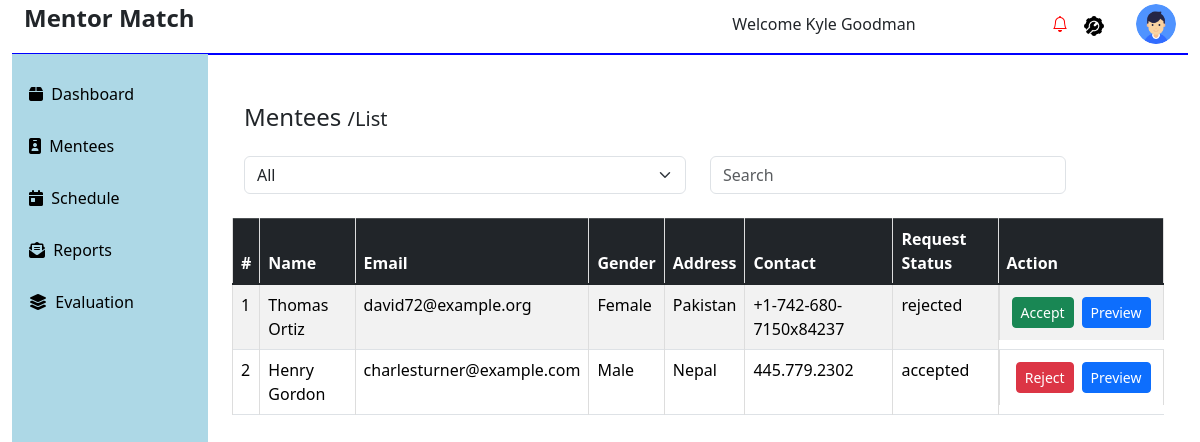
The page /my-mentees/ (signed in) on the database its author committed.
### admin_mentor_app/models.py (models this page shows, shortened)
class User(AbstractBaseUser, PermissionsMixin):
    first_name = models.CharField(max_length=100)
    last_name = models.CharField(max_length=100)
    email = models.EmailField(unique=True)
    gender = models.CharField(max_length=10)
    nationality = models.CharField(max_length=50)
    dob = models.DateField(null=True, blank=True)  # Allow null values
    password = models.CharField(max_length=100)
    telephone = models.CharField(max_length=15)
    bio = models.CharField(max_length=250, null=True)
    dob = models.DateField()
    address = models.CharField(max_length=255)  # Added max_length
    telephone = models.CharField(max_length=50)
    expertise = models.CharField(max_length=255, null=True, blank=True)
    availability = models.CharField(max_length=15, null=True, blank=True)
    role_choices = [
        ("1", "Admin"),
        ("2", "Mentor"),
        ("3", "Mentee"),
    ]
    role = models.CharField(max_length=1, choices=role_choices)
    profile_picture = models.ImageField(
        upload_to="profile_pictures/", blank=True, null=True
    )
    id = models.AutoField(primary_key=True)
    last_login = models.DateTimeField(default=timezone.now)  # Added field
    is_active = models.BooleanField(default=True)  # Added field
    is_staff = models.BooleanField(default=False)  # Added field
    USERNAME_FIELD = 'email'
    REQUIRED_FIELDS = ['first_name', 'last_name']  # Fields required for creating a user
    objects = CustomUserManager()
    USERNAME_FIELD = "email"
    REQUIRED_FIELDS = ["first_name", "last_name"]

class MentorshipMatch(models.Model):
    mentor = models.ForeignKey(
        User, related_name="mentor_matches", on_delete=models.CASCADE
    )
    mentee = models.ForeignKey(User, on_delete=models.CASCADE)
    match_date = models.DateTimeField(auto_now_add=True)
    status_choices = [
        ("pending", "Pending"),
        ("accepted", "Accepted"),
        ("rejected", "Rejected"),
    ]
    status = models.CharField(
        max_length=10, choices=status_choices, default="pending")

### admin_mentor_app/views.py (the view)
# urls.py: path("my-mentees/", views.get_mentees, name="mentees"),
@login_required
@transaction.atomic
def get_mentees(request):
    try:
        mentor_id = request.user.id
        mentorship_matches = MentorshipMatch.objects.filter(mentor_id=mentor_id).select_related('mentee')
        mentees_with_matches = []
        for match in mentorship_matches:
            mentees_with_matches.append({
                'mentee': match.mentee,
                'match': match
            })
        return render(request, "admin_mentor_app/mentee/get_mentees.html", {'mentees_with_matches': mentees_with_matches})
    finally:
        connection.close()

### admin_mentor_app/context_processors.py (called while the page is built)
def global_data(request):
    users = User.objects.all()
    mentorship_matches = MentorshipMatch.objects.all()
    messages = Message.objects.all()
    notifications = Notification.objects.all()
    schedules = Schedule.objects.all()
    progress = Progress.objects.all()
    goals = Goals.objects.all()
    evaluations = Evaluation.objects.all()
    unread_notifications = Notification.objects.count()
    notifications = Notification.objects.all()
    return {
        'global_users': users,
        'global_mentorship_matches': mentorship_matches,
        'global_messages': messages,
        'global_notifications': notifications,
        'global_schedules': schedules,
        'global_progress': progress,
        'global_goals': goals,
        'global_evaluations': evaluations,
        'unread_notifications' : unread_notifications,
        'notifications':notifications
    }

### admin_mentor_app/templates/admin_mentor_app/mentee/get_mentees.html (shortened to what this page needs)
{% extends 'admin_mentor_app/fixed/base.html' %}
{% block content %}
<div class="container mt-5">
    <h2 class="mb-4">Mentees  <span style="font-size: 20px;">/List</span></h2>
    <div class="row mb-4">
        <div class="col-md-6 d-flex align-items-start">
            <select name="mentee_category" id="mentee_category" class="form-select" data-live-search="true">
                <option value="all">All</option>
            </select>
        </div>
        <div class="col-md-5 d-flex justify-content-end align-items-end">
            <input type="text" class="form-control me-2" name="search_mentees" id="search_mentees" placeholder="Search">
        </div>
    </div>
    <div class="row">
        <table class="table table-hover table-bordered">
            <thead class="table-dark">
                <tr>
                    <th>#</th>
                    <th>Name</th>
                    <th>Email</th>
                    <th>Gender</th>
                    <th>Address</th>
                    <th>Contact</th>
                    <th>Request Status</th>
                    <th>Action</th>
                </tr>
            </thead>
            <tbody id="mentees_table_body">
                {% for match in mentees_with_matches %}
                    <tr data-status="{{ match.match.status }}">
                        <td>{{ forloop.counter }}</td>
                        <td>{{ match.mentee.first_name }} {{ match.mentee.last_name }}</td>
                        <td>{{ match.mentee.email }}</td>
                        <td>{{ match.mentee.gender }}</td>
                        <td>{{ match.mentee.nationality }}</td>
                        <td>{{ match.mentee.telephone }}</td>
                        <td>{{ match.match.status }}</td>
                        <td class="d-flex justify-content-end align-items-end">
                            {% if match.match.status == 'pending' or match.match.status == 'rejected' %}
                            <a href="{% url 'accept_mentee' match.match.id %}" class="btn btn-sm btn-success align-items-centre  m-1">Accept</a>
                            {% endif %}
                            {% if match.match.status != 'rejected' %}
                            <a href="{% url 'reject_mentee' match.match.id %}" class="btn btn-sm btn-danger align-items-centre m-1">Reject</a>
                            {% endif %}
                            <a href="{% url 'preview_mentee' match.mentee.id %}" class="btn btn-sm btn-primary align-items-centre m-1">Preview</a>
                        </td>
                    </tr>
                {% endfor %}
            </tbody>
        </table>
    </div>
</div>
{% endblock content %}

### admin_mentor_app/templates/admin_mentor_app/fixed/base.html (shortened to what this page needs)
{% load static %}
<!DOCTYPE html>
<html lang="en">
  <head>
    <link href="https://stackpath.bootstrapcdn.com/bootstrap/5.1.3/css/bootstrap.min.css" rel="stylesheet">
    <link
      rel="stylesheet"
      href="https://cdnjs.cloudflare.com/ajax/libs/font-awesome/6.1.2/css/all.min.css"
    />
    <link
      href="https://cdn.jsdelivr.net/npm/bootstrap@5.3.3/dist/css/bootstrap.min.css"
      rel="stylesheet"
    />
    <link
      href="https://cdnjs.cloudflare.com/ajax/libs/bootstrap-select/1.13.1/css/bootstrap-select.min.css"
      rel="stylesheet"
    />
    <link
      href="https://cdnjs.cloudflare.com/ajax/libs/bootstrap-icons/1.10.0/font/bootstrap-icons.min.css"
      rel="stylesheet"
    />
    <link
      rel="stylesheet"
      href="{% static 'admin_mentor_app/css/evaluation.css' %}"
    />
  </head>
  <body>
    <div class="container-fluid">
      <div class="container-fluid">
        <div class="row mt-1">
          <div class="col-md-6">
            <h2><strong>Mentor Match</strong></h2>
          </div>
          <div class="col-md-6">
            <div class="row g-3 justify-content-end align-items-center">
              <div class="col-auto ms-auto">
                <div class="text-end">
                  <div class="img-case dropdown">
                    <span class="m-2">Welcome {{ user.first_name }} {{ user.last_name }}</span>
                  </div>
                </div>
              </div>
              <div class="col-auto ms-auto">
                <div class="text-end">
                  <div class="img-case">
                    <i
                      class="bi bi-bell"
                      style="{% if unread_notifications > 0 %} color:red;{% endif %}"
                      id="dropdownMenuButton"
                      data-bs-toggle="dropdown"
                      aria-expanded="false"
                    ></i>
                  </div>
                </div>
              </div>
              <div class="col-auto">
                <div class="text-end">
                  <div class="img-case">
                    <img
                      src="{% static 'admin_mentor_app/images/status.png' %}"
                      alt=""
                      class="img-fluid rounded-circle"
                      style="max-width: 20px"
                    />
                  </div>
                </div>
              </div>
              <div class="col-auto">
                <div class="text-end">
                  <div class="img-case dropdown">
                    <img
                      src="{% static 'admin_mentor_app/images/user.png' %}"
                      alt=""
                      class="img-fluid rounded-circle"
                      style="max-width: 40px"
                      id="userDropdown"
                      data-bs-toggle="dropdown"
                      aria-expanded="false"
                    />
                  </div>
                </div>
              </div>
            </div>
          </div>
        </div>
        <div class="row">
          <div
            class="col-2"
            style="
              border-top: 1px solid blue;
              height: 90vh;
              background-color: #add8e6;
            "
          >
            <div class="">
              <div class="menu-list">
                <p class="menu-list-items">
                  <a class="listitem" href="{% url 'dashboard' %}"
                    ><i class="menu-list-items fas fa-box"></i>&nbsp;
                    <span>Dashboard</span></a
                  >
                </p>
                <p class="menu-list-items">
                  <a class="listitem" href="{% url 'mentees' %}"
                    ><i class="menu-list-items fas fa-id-badge"></i>&nbsp;
                    <span>Mentees</span></a
                  >
                </p>
                <p class="menu-list-items">
                  <a class="listitem" href="{% url 'schedule' %}"
                    ><i class="menu-list-items fas fa-calendar-day"></i>&nbsp;
                    <span>Schedule</span></a
                  >
                </p>
                <p class="menu-list-items">
                  <a class="listitem" href="{% url 'reports' %}"
                    ><i class="menu-list-items fas fa-envelope-open-text"></i
                    >&nbsp; <span>Reports</span></a
                  >
                </p>
                <p class="menu-list-items">
                  <a class="listitem" href=" Evaluation.html"
                    ><i class="menu-list-items fas fa-layer-group"></i>&nbsp;
                    <span>Evaluation</span></a
                  >
                </p>
              </div>
            </div>
          </div>
          <div class="col-10"  style="border-top: 2px solid blue;">
            <div class="container mt-2">
              {% block content %} {% endblock %}
            </div>
          </div>
        </div>
      </div>
    </div>
  </body>
</html>

### static/admin_mentor_app/css/evaluation.css (style rules this page uses)
h2 { font-size: 24px; margin-bottom: 20px; }
table { width: 100%; border-collapse: collapse; }
th, td { border: 1px solid #dddddd; text-align: left; padding: 8px; }
th { background-color: #343a40; color: white; }
td { background-color: #ffffff; }
tbody tr:nth-child(odd) td { background-color: #f2f2f2; }

### admin_mentor_app/templates/admin_mentor_app/fixed/base.html (style rules this page uses)
.menu-list { list-style: none; margin-left: 5px; }
a { text-decoration: none; }
.menu-list-items { margin-top: 1rem; text-decoration: none; }
.listitem { padding: 1rem 0; color: black; }

### rows shown on the page
User: first_name "Kyle", last_name "Goodman"
User: mentee.first_name "Thomas", mentee.last_name "Ortiz", mentee.email "david72@example.org", mentee.gender "Female", mentee.nationality "Pakistan", mentee.telephone "+1-742-680-7150x84237", match.status "rejected", shows "Accept"
User: mentee.first_name "Henry", mentee.last_name "Gordon", mentee.email "charlesturner@example.com", mentee.gender "Male", mentee.nationality "Nepal", mentee.telephone "445.779.2302", match.status "accepted", shows "Reject"
